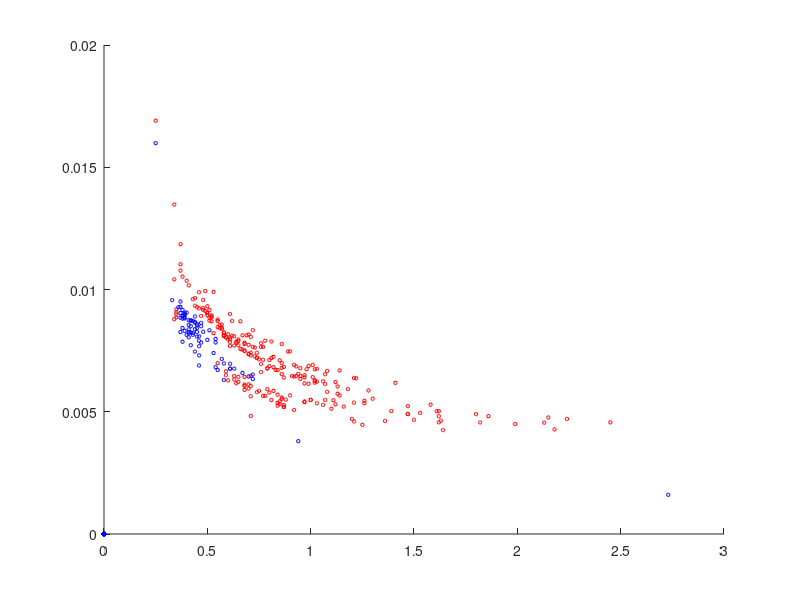

Source code (MATLAB): (Note: this script raises an error after producing the figure.)

load('dataset_M.mat');
m_data = dataset;
load('dataset_O.mat');
o_data = dataset;

scatter(m_data(:,1),m_data(:,2),6,'r'),hold on;
scatter(o_data(:,1),o_data(:,2),6,'b');

% Number of observations of each class
n1=size(m_data,1)
n2=size(o_data,1)

%Mean of each class
mu1=mean(c1)
mu2=mean(c2)

% Average of the mean of all classes
mu=(mu1+mu2)/2

% Center the data (data-mean)
d1=c1-repmat(mu1,size(c1,1),1);
d2=c2-repmat(mu2,size(c2,1),1);


% Calculate the within class variance (SW)
s1 = d1' * d1;
s2 = d2' * d2;
sw = s1+ s2;
invsw = inv(sw);

% W is for reducing the dimensionality to genrate non-linear transform

w = invsw * (mu1-mu2)';





%save('W.mat','w');
